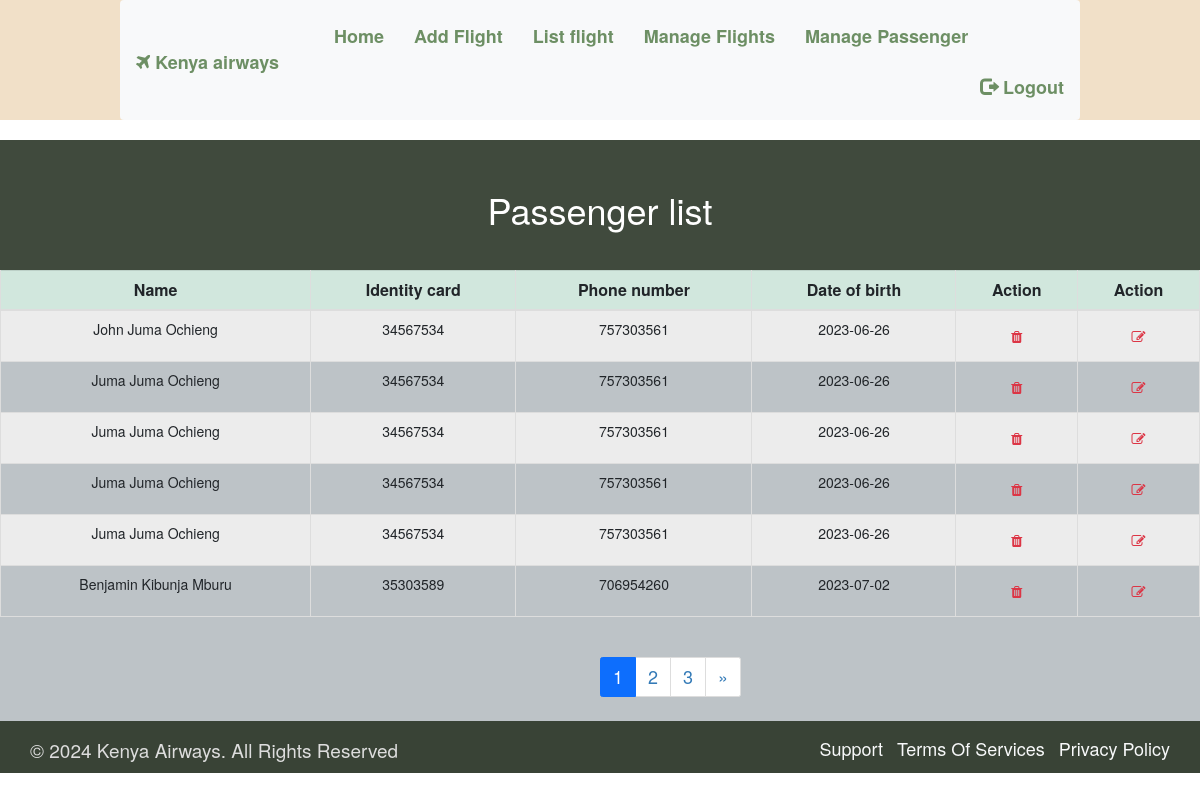
Before: /manage-passenger.php with the older database file.
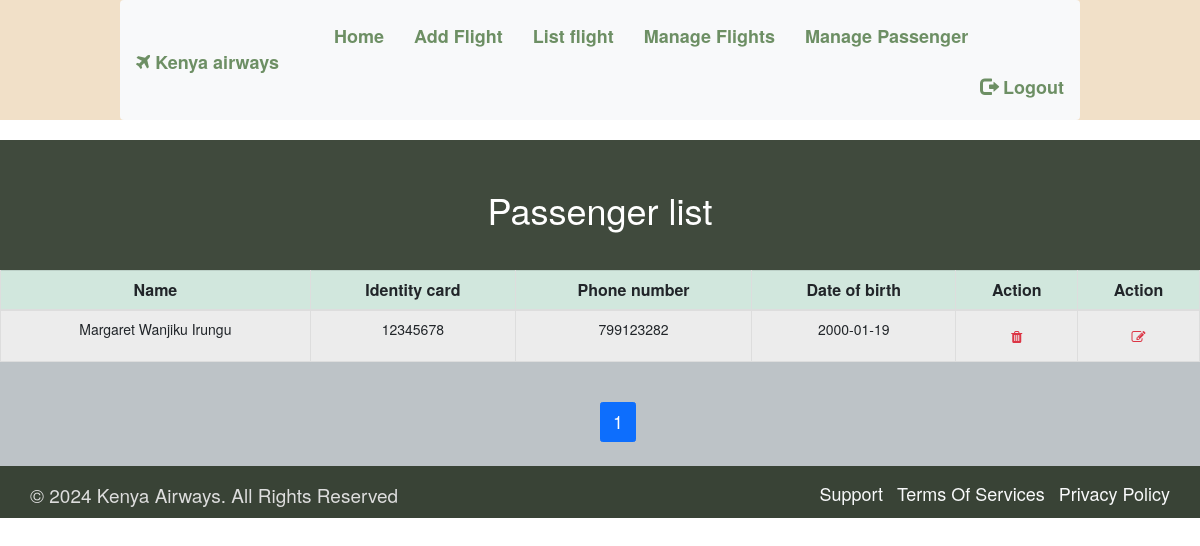
After: the same page with the newer database file.
### tables this page shows
CREATE TABLE `passenger_profile` (
  `passenger_id` int(11) NOT NULL,
  `user_id` int(11) NOT NULL,
  `flight_id` int(10) NOT NULL,
  `mobile` int(10) NOT NULL,
  `dob` date DEFAULT NULL,
  `Id_number` int(8) DEFAULT NULL,
  `f_name` varchar(20) DEFAULT NULL,
  `m_name` varchar(20) DEFAULT NULL,
  `l_name` varchar(20) DEFAULT NULL,
  `class` char(1) NOT NULL
);

### manage-passenger.php (the view, shortened to what this page needs)
<?php
include "includes/dbconn.php";
$currentPage = isset($_GET['page']) ? $_GET['page'] : 1;
$itemsPerPage = 6;
$startIndex = ($currentPage - 1) * $itemsPerPage;
$query = "SELECT * FROM passenger_profile ORDER BY passenger_id DESC LIMIT $startIndex, $itemsPerPage";
$stmt = mysqli_stmt_init($conn);
mysqli_stmt_prepare($stmt, $query);
mysqli_stmt_execute($stmt);
$result = mysqli_stmt_get_result($stmt);
$totalFlightsQuery = "SELECT COUNT(*) AS total FROM passenger_profile";
$totalFlightsResult = mysqli_query($conn, $totalFlightsQuery);
$totalFlights = mysqli_fetch_assoc($totalFlightsResult)['total'];
$totalPages = ceil($totalFlights / $itemsPerPage);
?>
<!DOCTYPE html>
<html lang="en">
<head>
  	<link href="css/bootstrap.min.css" rel="stylesheet" >
	<link href="css/font-awesome.min.css" rel="stylesheet" >
    <link rel="stylesheet" href="css/Mpassenger.css">
    <link rel="stylesheet" href="css/global.css">
    <link rel="stylesheet" href="https://maxcdn.bootstrapcdn.com/bootstrap/3.4.1/css/bootstrap.min.css">
</head>
<body>
    <section id="header">
        <nav class="navbar navbar-expand-lg navbar-light bg-light">
            <a class="navbar-brand col_1" href="admin.php"><span style="margin-bottom:10px;"><i class="fa fa-plane"></i></span> Kenya airways</a>
            <div class="collapse navbar-collapse" id="navbarSupportedContent">
                <ul class="navbar-nav mr-auto">
                <li class="nav-item active">
                    <a class="nav-link" href="admin.php">Home <span class="sr-only">(current)</span></a>
                </li>
                <li class="nav-item">
                    <a class="nav-link" href="add-flight.php">Add Flight</a>
                </li>
                <li class="nav-item">
                    <a class="nav-link" href="flight-list.php">List flight</a>
                </li>
                <li class="nav-item">
                    <a class="nav-link" href="manage-flights.php">Manage Flights</a>
                </li>
                <li class="nav-item">
                    <a class="nav-link" href="manage-passenger.php">Manage Passenger</a>
                </li>
                </ul>
                <ul class="nav navbar-nav navbar-right">
                    <li class="nav-item">
                        <a class="nav-link" href="includes/logout.php"><span class="glyphicon glyphicon-log-out"></span> Logout</a>
                    </li>
                </ul>
            </div>
        </nav>
    </section>
    <main>
    <section id="center" class="center_o">
        <div class="container">
        <div class="row center_o1 text-center text-captitalize">
        <div class="col-md-12">
            <h1 class="text-white">Passenger list</h1>
        </div>
        </div>
        </div>
    </section>
    <section style=" background-color:#bdc3c7;">
            <?php if (mysqli_num_rows($result) > 0) { ?>
                        <table class="table table-bordered table-striped table-hover">
                        <thead class="table-success text-center text-dark" style="font-size: 16px; font-weight: 700;">
                                <tr>
                                    <td scope="col">Name</td>
                                    <td scope="col">Identity card</td>
                                    <td scope="col">Phone number</td>
                                    <td scope="col">Date of birth</td>
                                    <td scope="col">Action</td>
                                    <td scope="col">Action</td>
                                </tr>
                            </thead>
                        <tbody>
                            <?php
                                $query = "SELECT CONCAT(f_name,' ',m_name,' ',l_name) AS name,Id_number,mobile,dob,passenger_id FROM passenger_profile ORDER BY passenger_id  ASC LIMIT $startIndex, $itemsPerPage";
                                $stmt = mysqli_stmt_init($conn);
                                mysqli_stmt_prepare($stmt, $query);
                                mysqli_stmt_execute($stmt);
                                $result = mysqli_stmt_get_result($stmt);
                                while ($row = mysqli_fetch_assoc($result)) { ?>
                                   <?php  echo "
                                        <tr class='text-center'>
                                                <td>".$row['name']."</td>
                                                <td>".$row['Id_number']."</td>
                                                <td>".$row['mobile']."</td>
                                                <td>".$row['dob']."</td>
                                            <td>
                                                <form action='manage-passenger.php' method='post'>
                                                <input name='passenger_id' type='hidden' value=".$row['passenger_id'].">
                                                <button class='btn' type='submit' name='delete_flight'>
                                                <i class='text-danger fa fa-trash'></i>
                                                </button>
                                                </form>
                                            </td>
                                            <td>
                                                <form action='edit_pass_form.php' method='post'>
                                                <input name='passenger_id' type='hidden' value=".$row['passenger_id'].">
                                                <button class='btn' type='submit' name='edit_button'>
                                                <i class='text-danger fa fa-edit'></i>
                                                </button>
                                                </form>
                                            </td>
                                        </tr>
                                    "; ?>
                            <?php } ?>
                        </tbody>
                    </table>
       <nav aria-label="passenger pagination">
                        <ul class="pagination justify-content-center" style="margin-left: 50%;">
                            <?php for ($i = 1; $i <= $totalPages; $i++) { ?>
                                <li class="page-item <?php echo $currentPage == $i ? 'active' : ''; ?>">
                                    <a class="page-link" href="?page=<?php echo $i; ?>"><?php echo $i; ?></a>
                                </li>
                            <?php } ?>
                            <?php if ($currentPage < $totalPages) { ?>
                                <li class="page-item">
                                    <a class="page-link" href="?page=<?php echo $currentPage + 1; ?>" aria-label="Next">
                                        <span aria-hidden="true">&raquo;</span>
                                    </a>
                                </li>
                            <?php } ?>
                        </ul>
                    </nav>
            <?php } ?>
        </section>
<section id="footer_bm">
 <div class="container">
  <div class="footer_2 row">
   <div class="col-md-8">
    <div class="footer_2l">
	  <p class="mb-0 col_3">© 2024 Kenya Airways. All Rights Reserved </p>
	</div>
   </div>
   <div class="col-md-4">
    <div class="footer_2r float-end">
	  <ul class="mb-0">
	  <li class="d-inline-block"><a class="text-light" href="#">Support</a></li>
      <li style="margin-left:10px; margin-right:10px;" class="d-inline-block"><a class="text-light" href="#">Terms Of Services </a></li>
	  <li class="d-inline-block"><a class="text-light" href="#">Privacy Policy</a></li>
	 </ul>
	</div>
   </div>
  </div>
 </div>
</section>
    </main>
</body>
</html>

### css/Mpassenger.css (style rules this page uses)
body { font-family: 'Jost', sans-serif; background-color:#bdc3c7; }
ul { list-style:none; padding:0; }
li { font-size:18px; }
.col_1 { color: #6d8f64!important; }
#header { background: #f1e0c8; }
.navbar { padding-top:10px; padding-bottom:7px; width:100%; margin-left:auto; margin-right:auto; background: #f1e0c8; }
.navbar-brand { font-size:30px; padding:0; margin:0; font-weight:bold; line-height:0; margin-right:80px; }
#header .nav-link { padding:15px 23px; color:#6d8f64; font-weight:bold; }
#header .active { color:#333; }

### css/global.css (style rules this page uses)
h1 { font-size:45px; font-family: 'Goblin One', cursive; }
p { font-size:19px; font-weight:normal; }
li { font-size:18px; }
h1,h2,h3,h4,h5 { font-weight:bold; }
.col_1 { color: #6d8f64!important; }
.col_3 { color: #ddd!important; }
.center_o { background:#404a3d; padding-top:30px; padding-bottom:30px; }
.center_o h1 { font-size:36px; }
#footer_bm { background:#394336; padding-top:15px; padding-bottom:10px; }
@media (min-width:992px) and (max-width:1200px) { .container { max-width:100%; } }
@media (min-width:992px) and (max-width:1200px) { .navbar { width:80%; } }
@media (min-width:992px) and (max-width:1200px) { #header .nav-link { padding: 15px 15px; } }
@media (min-width:992px) and (max-width:1200px) { .navbar-brand { margin-right:10px; } }

Changed rows visible on the page:
removed passenger_profile: name "John Juma Ochieng", Id_number "34567534", mobile "757303561", dob "2023-06-26"
removed passenger_profile: name "Juma Juma Ochieng", Id_number "34567534", mobile "757303561", dob "2023-06-26"
removed passenger_profile: name "Juma Juma Ochieng", Id_number "34567534", mobile "757303561", dob "2023-06-26"
removed passenger_profile: name "Juma Juma Ochieng", Id_number "34567534", mobile "757303561", dob "2023-06-26"
removed passenger_profile: name "Juma Juma Ochieng", Id_number "34567534", mobile "757303561", dob "2023-06-26"
removed passenger_profile: name "Benjamin Kibunja Mburu", Id_number "35303589", mobile "706954260", dob "2023-07-02"
added passenger_profile: name "Margaret Wanjiku Irungu", Id_number "12345678", mobile "799123282", dob "2000-01-19"
Other visible differences:
list line gone: "2"
list line gone: "3"
